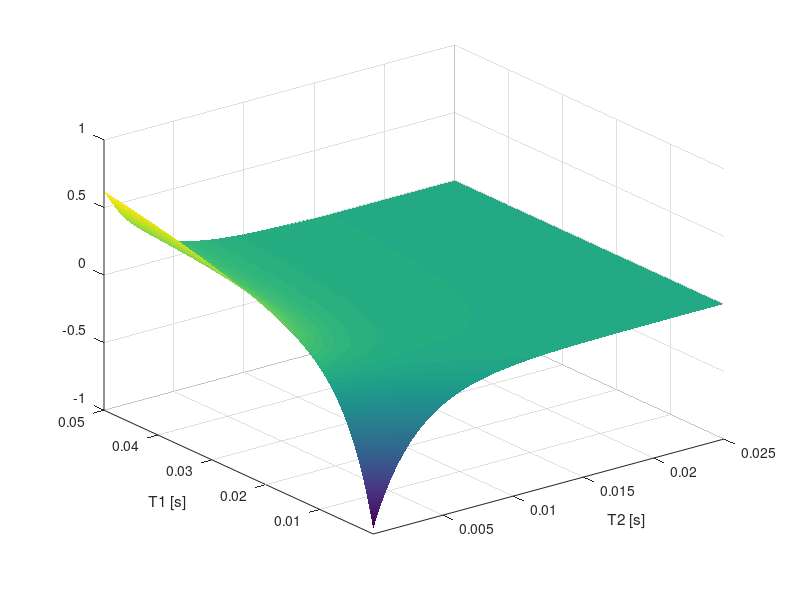

This figure's MATLAB source:
% 7 July 2015
% This file generates 2D T1(inversion recovery)-T2 data. The user should
% input T1 and T2 values (only one peak is in this implementation), the
% time increment for both the T1 and T2 axes, and the number of points on
% each axis. The program generates T2 and T1 curves, then multiplies them
% (line 32) to make the final data set. Plotting and saving for use in
% Prospa is also avaiable.


clear
close all
clc

%%

% User defined parameters
T1_1 = 5.0e-3; %s
w1 = 0.50; % First T1 weight
T1_2 = 50.0e-3; %s
w2 = 0.50; % Second T1 weight
T2_1 = 3.0e-3; %s
T2_2 = 3.0e-3; %s


t_T1 = 100e-6; %s, time increment for T1 axis
t_T2 = 50e-6; %s, time increment for T2 axis


nPtsT1 = 500; %points for T1 axis
nPtsT2 = 500; %points for T2 axis
%end user-defined parameters

data = zeros(nPtsT1,nPtsT2); %make blank matrix
T1axis = linspace(t_T1, t_T1*nPtsT1, nPtsT1); %set up axes
T2axis = linspace(t_T2, t_T2*nPtsT2, nPtsT2);

T2data1 = exp(-T2axis/T2_1);
T2data2 = exp(-T2axis/T2_2); %1D T2 curve
T1data1 = (1-2*exp(-T1axis/T1_1));
T1data2 = (1-2*exp(-T1axis/T1_2)); %1D T1 curve

data2D = w1*(T1data1'*T2data1) + w2*(T1data2'*T2data2); %make 2D data set


% % Add in noise
for i = 1:length(T1axis)
    for j = 1:length(T2axis)
        noise = 0;%randn/30;
%         while 0.5 < noise < -0.5
%             noise = randn/10;
%         end
    
        data2D(i, j) = data2D(i,j) + noise;
    end
end

surf(T2axis',T1axis,data2D) %plotting
shading flat
% set(gca,'Xscale','log','Yscale','log')
ylabel('T1 [s]')
xlabel('T2 [s]')
ylim([min(T1axis) max(T1axis)]);
xlim([min(T2axis) max(T2axis)]);

% Save the data
saveDir = 'C:\Users\jhyu\Desktop\';
saveName = 'T1IRDataSim';
save(strcat(saveDir, saveName, '.dat'), 'data2D', '-ascii');
